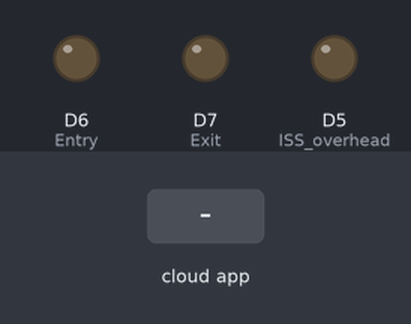
Recording of a sketch running on a simulated ESP8266 (NodeMCU). On the bench: output pins drawn as LEDs (lit = HIGH). Inputs (shaded band) come from the test bench. WiFi joins after 1.5 s; servers stay silent unless stated; no MQTT or app messages arrive unless stated; what the sketch prints to the serial monitor is not drawn.

Above: at 2.7 s.
2.8 s: the phone or cloud app sets ISS_overhead to 0
At 3.8 s:
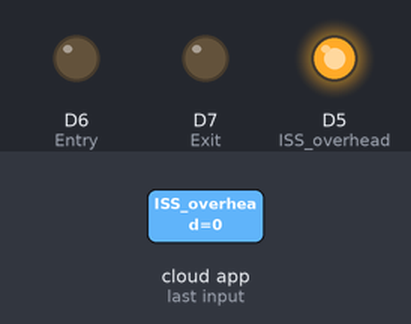
Timing chart, 0 to 24.3 s (numbered marks = the images above; inputs shaded):
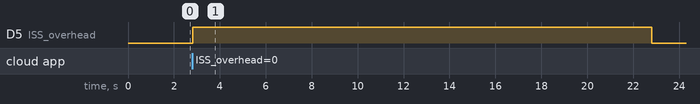

Measured:
- after the input at 2.8 s, D5 (ISS_overhead): LOW → HIGH at once, → LOW 20.0 s later

The sketch:

Space_Box.ino
```cpp
#include <ESP8266WiFi.h>
#include "Adafruit_MQTT.h"
#include "Adafruit_MQTT_Client.h"

#define ISS_overhead    D5
#define Entry           D6
#define Exit            D7


#define WLAN_SSID       "SSID"             // Your SSID
#define WLAN_PASS       "PASSWORD"        // Your password

//=================================================
#define AIO_SERVER      "io.adafruit.com"
#define AIO_SERVERPORT  1883                   // use 8883 for SSL
#define AIO_USERNAME    "YOUR ADAFRUIT.IO USERNAME" // Replace it with your Adafruit username
#define AIO_KEY         "YOUR ADAFRUIT.IO KEY"   // Replace with your AdafrProject Auth Key

//==================================================

// Create an ESP8266 WiFiClient class to connect to the MQTT server.
WiFiClient client;

// Setup the MQTT client class by passing in the WiFi client and MQTT server and login details.
Adafruit_MQTT_Client mqtt(&client, AIO_SERVER, AIO_SERVERPORT, AIO_USERNAME, AIO_KEY);


//===========================Feeds=====================


//Setting up fields
Adafruit_MQTT_Subscribe ISS_Light = Adafruit_MQTT_Subscribe(&mqtt, AIO_USERNAME"/feeds/ISS_overhead"); // FeedNames
Adafruit_MQTT_Subscribe Entry_Light = Adafruit_MQTT_Subscribe(&mqtt, AIO_USERNAME "/feeds/Entry");
Adafruit_MQTT_Subscribe Exit_Light = Adafruit_MQTT_Subscribe(&mqtt, AIO_USERNAME "/feeds/Exit");

//=====================================================

void MQTT_connect();

//===================================================
void setup() {
  Serial.begin(115200);

  pinMode(ISS_overhead, OUTPUT);
  pinMode(Entry, OUTPUT);
  pinMode(Exit, OUTPUT);

  // Connect to WiFi access point.
  Serial.println(); Serial.println();
  Serial.print("Connecting to ");
  Serial.println(WLAN_SSID);

  WiFi.begin(WLAN_SSID, WLAN_PASS);
  while (WiFi.status() != WL_CONNECTED) {
    delay(500);
    Serial.print(".");
  }
  Serial.println();

  Serial.println("WiFi connected");
  Serial.println("IP address: ");
  Serial.println(WiFi.localIP());


  // Setup MQTT subscription for onoff feed.
  mqtt.subscribe(&ISS_Light);
  mqtt.subscribe(&Entry_Light);
  mqtt.subscribe(&Exit_Light);
}

//=========================================================


void loop() {
  mqtt.ping();//This prevents from the NodeMCU to become inactive after some time
  MQTT_connect();


  Adafruit_MQTT_Subscribe *subscription;
  while ((subscription = mqtt.readSubscription(20000))) {
    if (subscription == &ISS_Light) {
      Serial.print(F("ISS overhead light: "));
      Serial.println((char *)ISS_Light.lastread);
      int ISS_Light_State = atoi((char *)ISS_Light.lastread);
      digitalWrite(ISS_overhead,HIGH);
      delay(20000);//Light up for 20 seconds
      digitalWrite(ISS_overhead,LOW);

    }
    if (subscription == &Entry_Light) {
      Serial.print(F("Astronauts Entry Light: "));
      Serial.println((char *)Entry_Light.lastread);
      //int Entry_Light_State = atoi((char *)Entry_Light.lastread);
      digitalWrite(Entry,HIGH);
      delay(20000);
      digitalWrite(Entry,LOW);
    }
    if (subscription == &Exit_Light) {
      Serial.print(F("Astronauts Exit Light: "));
      Serial.println((char *)Exit_Light.lastread);
      //int Exit_Light_State = atoi((char *)Exit_Light.lastread);
      digitalWrite(Exit,HIGH);
      delay(20000);
      digitalWrite(Exit,LOW);}
  }


}


//===========================================================


void MQTT_connect() {
  int8_t ret;

  // Stop if already connected.
  if (mqtt.connected()) {
    return;
  }

  Serial.print("Connecting to MQTT... ");

  uint8_t retries = 3;

  while ((ret = mqtt.connect()) != 0) { // connect will return 0 for connected
    Serial.println(mqtt.connectErrorString(ret));
    Serial.println("Retrying MQTT connection in 5 seconds...");
    mqtt.disconnect();
    delay(5000);  // wait 5 seconds
    retries--;
    if (retries == 0) {
      // basically die and wait for WDT to reset me
      while (1);
    }
  }
  Serial.println("MQTT Connected!");

}
```
